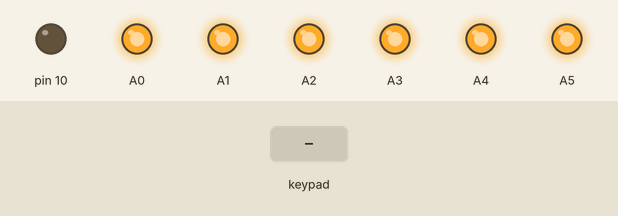
The sketch below on a simulated Arduino Uno, built with avr-gcc and run on an emulated ATmega328P. On the bench: output pins drawn as LEDs (lit = HIGH). Dashed ring = blinking. Inputs (shaded band) come from the test bench. What the sketch prints to the serial monitor is not drawn.

Above: at 1.2 s.
1.3 s: keypad keys 2 3 4 5 pressed 0.4 s apart
At 1.39 s:
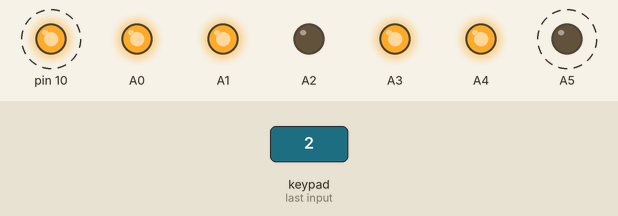
4.4 s: key '1' pressed
At 4.48 s:
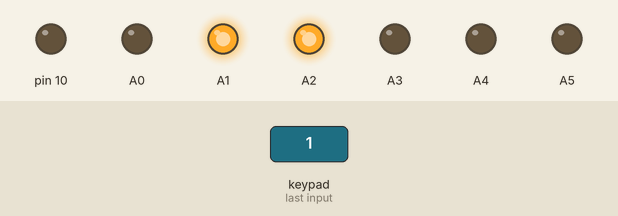
6.0 s: key 'A' pressed
At 6.08 s:
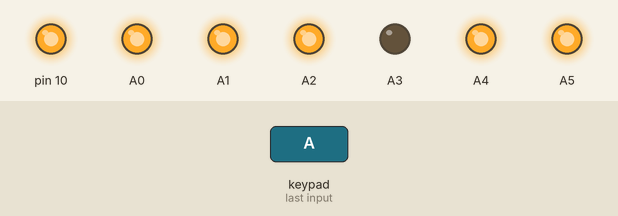
7.6 s: keypad keys 2 3 4 5 # pressed 0.4 s apart
At 8.08 s:
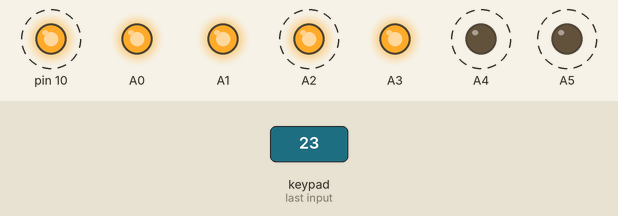
11.1 s: key '6' pressed
At 11.18 s:
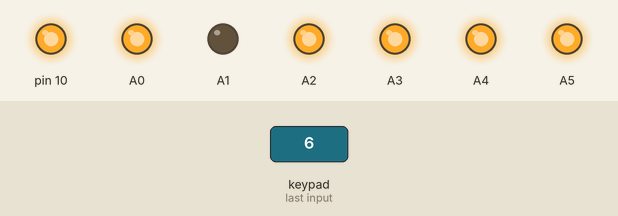
12.7 s: keypad keys 2 3 4 5 * pressed 0.4 s apart
At 13.98 s:
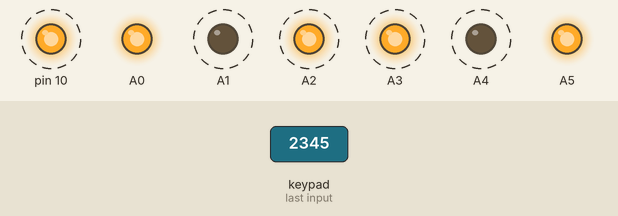
Timing chart, 0 to 16.0 s (numbered marks = the images above; inputs shaded):
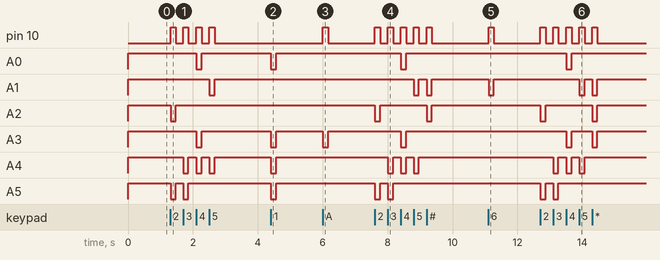

The sketch:

teclado.ino
```cpp
/*
Fundacion kinal
Centro tecnico educativo laboral Kinal
Electronica
Grado: Quinto
Seccion: A
Curso: Taller en electronica digital y reparacion de computadoras I
Nombre: Wolf Renato Giovanni Salguero Barrios
Carne: 2021179
*/


#include <Key.h>
#include <Keypad.h>

//macros o directivas de preprocesador
#define filas 4 //Cantidad de filas del teclado
#define columnas 4//Cantidad de columnas del teclado

char keys [filas][columnas] = {
  {'1','2','3','A'},
  {'4','5','6','B'},
  {'7','8','9','C'},
  {'*','0','#','D'}
};

byte pines_filas[filas] = {2, 3, 4, 5};
byte pines_columnas[columnas] = {6, 7, 8, 9};

Keypad teclado = Keypad(makeKeymap(keys), pines_filas, pines_columnas, filas, columnas);


#define a A0
#define b A1
#define c A2
#define d A3
#define e A4
#define f A5
#define g 10

#define Out(pin) pinMode(pin, OUTPUT)
#define sph(pin) digitalWrite(pin, HIGH)
#define spl(pin) digitalWrite(pin, LOW)
#define read(pin) digitalRead(pin)


void setup() {
Serial.begin(9600);
Serial.println("preuba del teclado matricial");
  Out(A0);
  Out(A1);
  Out(A2);
  Out(A3);
  Out(A4);
  Out(A5);
  Out(10);
}

void loop() {

char tecla = teclado.getKey();
if( teclado.getState() == NO_KEY){
   sph(a);
  sph(b);
  sph(c);
  sph(d);
  sph(e);
  sph(f);
  spl(g);
}
else{
switch (tecla){

case('1'):          // 1
{
  spl(a);
  sph(b);
  sph(c);
  spl(d);
  spl(e);
  spl(f);
  spl(g);
  break;
}

case('2'):          //2
{
  sph(a);
  sph(b);
  spl(c);
  sph(d);
  sph(e);
  spl(f);
  sph(g);
  break;
}

case('3'):          //3
{
  sph(a);
  sph(b);
  sph(c);
  sph(d);
  spl(e);
  spl(f);
  sph(g);
  break;
}

case('A'):         //A
{
  sph(a);
  sph(b);
  sph(c);
  spl(d);
  sph(e);
  sph(f);
  sph(g);
  break;
}

case('4'):          //4
{
  spl(a);
  sph(b);
  sph(c);
  spl(d);
  spl(e);
  sph(f);
  sph(g);
  break;
}

case('5'):          //5
{
  sph(a);
  spl(b);
  sph(c);
  sph(d);
  spl(e);
  sph(f);
  sph(g);
  break;
}

case('6'):          //6
{
  sph(a);
  spl(b);
  sph(c);
  sph(d);
  sph(e);
  sph(f);
  sph(g);
  break;
}

case('B'):          //b
{
  spl(a);
  spl(b);
  sph(c);
  sph(d);
  sph(e);
  sph(f);
  sph(g);
  break;
}

case('7'):          //7
{
  sph(a);
  sph(b);
  sph(c);
  spl(d);
  spl(e);
  spl(f);
  spl(g);
  break;
}

case('8'):          //8
{
  sph(a);
  sph(b);
  sph(c);
  sph(d);
  sph(e);
  sph(f);
  sph(g);
  break;
}

case('9'):          //9
{
  sph(a);
  sph(b);
  sph(c);
  spl(d);
  spl(e);
  sph(f);
  sph(g);
  break;
}

case('C'):          //C
{
  spl(a);
  spl(b);
  spl(c);
  sph(d);
  sph(e);
  spl(f);
  sph(g);
  break;
}

case('*'):          //*
{
  sph(a);
  spl(b);
  spl(c);
  spl(d);
  sph(e);
  sph(f);
  sph(g);
  break;
}

case('0'):          //0
{
  sph(a);
  sph(b);
  sph(c);
  sph(d);
  sph(e);
  sph(f);
  spl(g);
  break;
}

case('#'):          //#
{
  sph(a);
  spl(b);
  spl(c);
  sph(d);
  sph(e);
  sph(f);
  sph(g);
  break;
}

case('D'):          //D
{
  spl(a);
  sph(b);
  sph(c);
  sph(d);
  sph(e);
  spl(f);
  sph(g);
  break;
}

}
  }
}
```

Measured:
- after the input at 1.3 s, pin 10: alternates HIGH for 0.16 s and LOW for 0.24 s, 8 changes in all, then stays LOW, starting at once; A0: HIGH → LOW after 0.80 s, → HIGH 0.16 s later; A1: HIGH → LOW after 1.2 s, → HIGH 0.16 s later; A2: HIGH → LOW at once, → HIGH 0.16 s later; A3: HIGH → LOW after 0.81 s, → HIGH 0.16 s later
- after the input at 4.4 s, A0, A3–5: HIGH → LOW at once, → HIGH 0.16 s later
- after the input at 6.0 s, pin 10: LOW → HIGH at once, → LOW 0.16 s later; A3: HIGH → LOW at once, → HIGH 0.16 s later
- after the input at 7.6 s, pin 10: alternates HIGH for 0.16 s and LOW for 0.24 s, 10 changes in all, then stays LOW, starting at once; A0: HIGH → LOW after 0.81 s, → HIGH 0.16 s later
- after the input at 11.1 s, pin 10: LOW → HIGH at once, → LOW 0.16 s later; A1: HIGH → LOW at once, → HIGH 0.16 s later
- after the input at 12.7 s, pin 10: alternates HIGH for 0.16 s and LOW for 0.24 s, 10 changes in all, then stays LOW, starting at once; A0: HIGH → LOW after 0.81 s, → HIGH 0.16 s later
